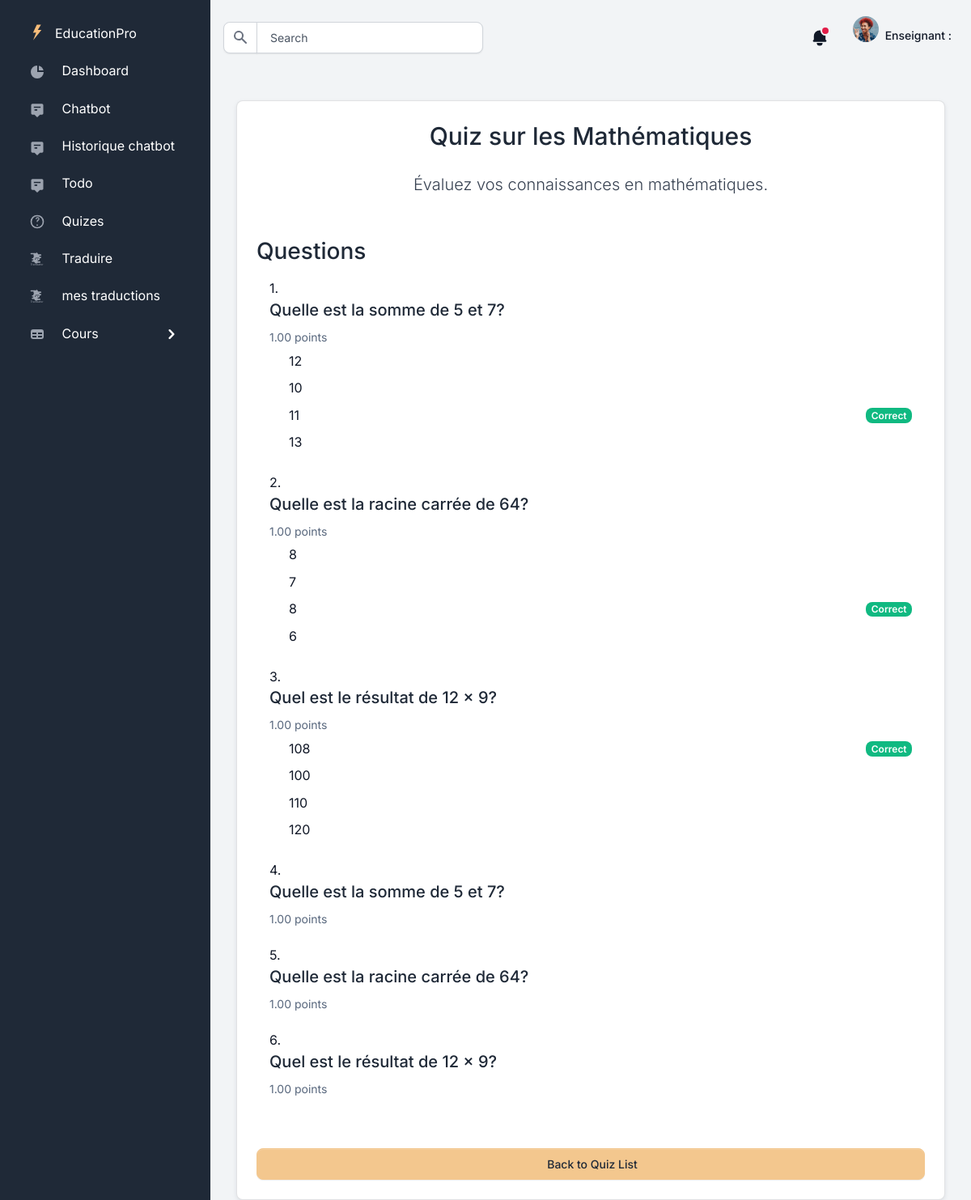
Page /quizzes/quizzes/1/ on the committed database.
### gestionQuiz/models.py (models this page shows)
class Quiz(models.Model):
    course = models.ForeignKey(Course, on_delete=models.CASCADE, related_name='quizzes')
    title = models.CharField(max_length=255)
    description = models.TextField(blank=True, null=True)
    total_questions = models.IntegerField(default=0)
    passing_score = models.DecimalField(max_digits=5, decimal_places=2, default=50.00)
    created_at = models.DateTimeField(auto_now_add=True)

class Question(models.Model):
    quiz = models.ForeignKey(Quiz, on_delete=models.CASCADE, related_name='questions')
    question_text = models.TextField()
    question_type = models.TextField()
    points = models.DecimalField(max_digits=5, decimal_places=2, default=1.00)
    created_at = models.DateTimeField(auto_now_add=True)

class Choice(models.Model):
    question = models.ForeignKey(Question, on_delete=models.CASCADE, related_name='choices')
    choice_text = models.CharField(max_length=255)
    is_correct = models.BooleanField(default=False)

### gestionQuiz/views.py (the view)
# urls.py: path('quizzes/<int:quiz_id>/', quiz_detail, name='quiz_detail'),
def quiz_detail(request, quiz_id):
    quiz = get_object_or_404(Quiz, pk=quiz_id)
    questions = quiz.questions.prefetch_related('choices')
    return render(request, 'gestionQuiz/quiz_detail.html', {
        'quiz': quiz,
        'questions': questions
    })

### templates/gestionQuiz/quiz_detail.html (shortened to what this page needs)
{% extends "layouts/base.html" %}
{% block content %}
<div class="container mt-5">
    <div class="card shadow-sm p-4">
        <h1 class="display-4 text-center mb-4">{{ quiz.title }}</h1>
        <p class="lead text-center mb-5">{{ quiz.description }}</p>
        <div class="mb-4">
            <h3 class="text-primary">Questions</h3>
            <ol class="list-group list-group-numbered">
                {% for question in questions %}
                    <li class="list-group-item">
                        <div class="mb-1">
                            <h5 class="fw-bold">{{ question.question_text }}</h5>
                            <small class="text-muted">{{ question.points }} points</small>
                        </div>
                        <ul class="list-unstyled">
                            {% for choice in question.choices.all %}
                                <li class="d-flex align-items-center mb-2">
                                    <span class="me-2">{{ choice.choice_text }}</span>
                                    {% if choice.is_correct %}
                                        <span class="badge bg-success ms-auto">Correct</span>
                                    {% endif %}
                                </li>
                            {% endfor %}
                        </ul>
                    </li>
                {% endfor %}
            </ol>
        </div>
        <a href="{% url 'quiz_list' %}" class="btn btn-warning mt-4">
             Back to Quiz List
        </a>
    </div>
</div>
{% endblock %}

### rows in the picture
Quiz: title "Quiz sur les Mathématiques", description "Évaluez vos connaissances en mathématiques."
Question: question_text "Quelle est la somme de 5 et 7?", points "1.00"
Choice: choice_text "12"
Choice: choice_text "10"
Choice: choice_text "11", is_correct "Correct"
Choice: choice_text "13"
Question: question_text "Quelle est la racine carrée de 64?", points "1.00"
Choice: choice_text "8"
Choice: choice_text "7"
Choice: choice_text "8", is_correct "Correct"
Choice: choice_text "6"
Question: question_text "Quel est le résultat de 12 x 9?", points "1.00"
Choice: choice_text "108", is_correct "Correct"
Choice: choice_text "100"
Choice: choice_text "110"
Choice: choice_text "120"
Question: question_text "Quelle est la somme de 5 et 7?", points "1.00"
Question: question_text "Quelle est la racine carrée de 64?", points "1.00"
Question: question_text "Quel est le résultat de 12 x 9?", points "1.00"
